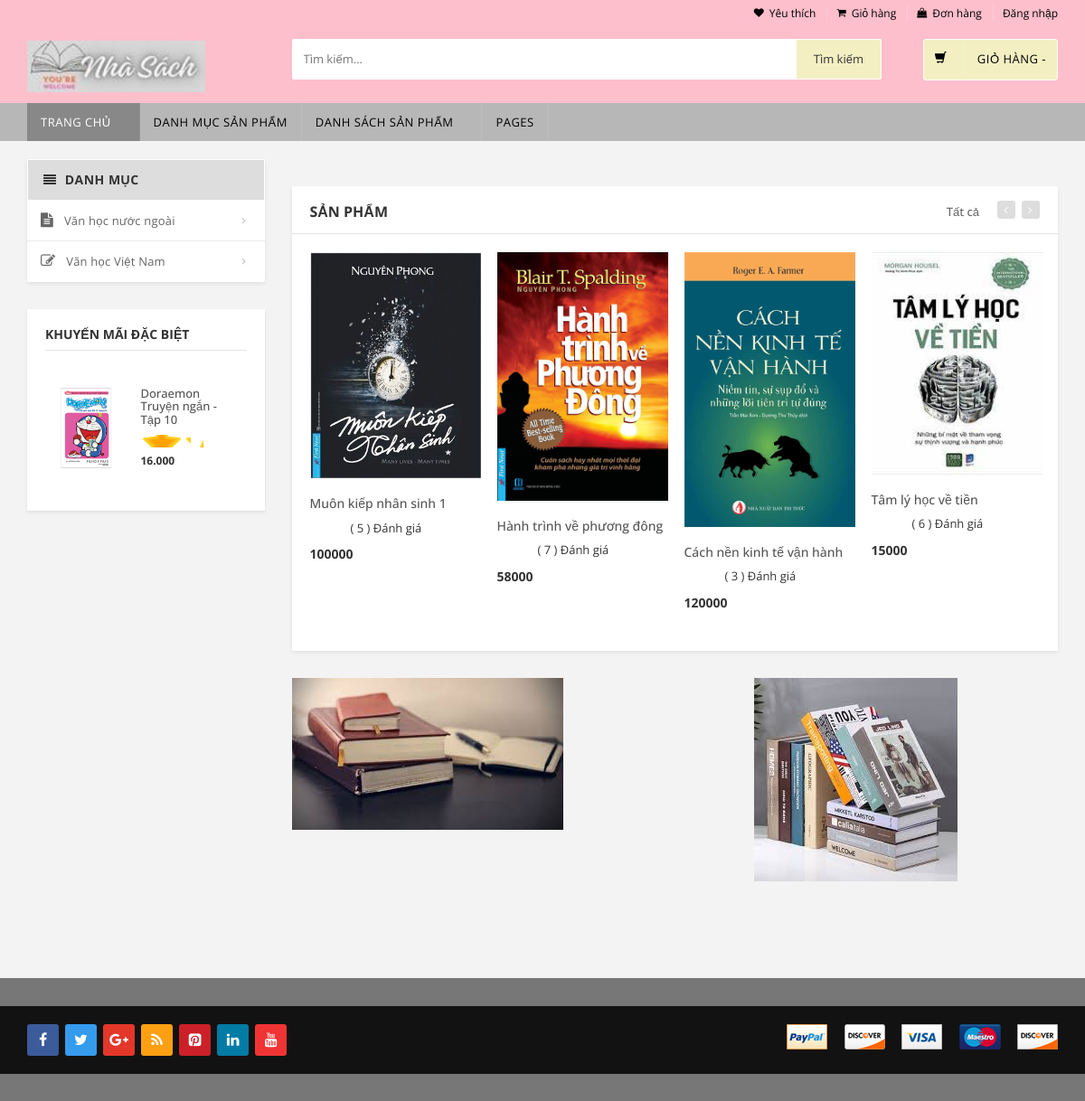
The page / on the database its author committed.
### tables this page shows
CREATE TABLE `sanpham` (
  `id` int(10) NOT NULL,
  `matacgia` int(10) NOT NULL,
  `maNXB` int(10) NOT NULL,
  `tensp` varchar(255) NOT NULL,
  `gia` int(10) NOT NULL,
  `hinhanh` varchar(50) NOT NULL,
  `madanhmuc` int(10) NOT NULL,
  `soluong` int(10) NOT NULL,
  `mota` varchar(255) NOT NULL,
  `created_at` timestamp NULL DEFAULT current_timestamp() ON UPDATE current_timestamp()
);

### libraries/Database.php (called while the page is built, shortened)
<?php
class Database
{
    public $link;
    public function __construct()
    {
        $this->link = mysqli_connect("localhost","root","","luanvan") or die();
        mysqli_set_charset($this->link,"utf8");
    }
    public function fetchAll($table)
    {
        $sql = "SELECT * FROM {$table} WHERE 1 ";
        $result = mysqli_query($this->link,$sql) or die("Lỗi truy vấn fetchAll ----" .mysqli_error($this->link));
        $data = [];
        if($result)
        {
            while ($num = mysqli_fetch_assoc($result))
            {
                $data[] = $num;
            }
        }
        return $data;
    }
}
?>

### admin/autoload/autoload.php (called while the page is built, shortened)
<?php
require_once __DIR__. "/../../libraries/Database.php";
$db = new Database;
?>

### index.php (the view, shortened to what this page needs)
<?php
require_once __DIR__. "/admin/autoload/autoload.php";
$sanpham = $db->fetchAll("sanpham");
?>
<?php require_once __DIR__. "/layouts/header.php"; ?>
<div class="body-content outer-top-xs" id="top-banner-and-menu">
  <div class="container">
    <div class="row">
      <div class="col-xs-12 col-sm-12 col-md-3 sidebar">
        <div class="side-menu animate-dropdown outer-bottom-xs">
          <div class="head"><i class="icon fa fa-align-justify"></i> Danh mục</div>
          <nav class="yamm megamenu-horizontal">
            <ul class="nav">
              <li class="dropdown menu-item"> <a href="danhmuc.php?id=22" class="dropdown-toggle" data-toggle="dropdown"><i class="icon fa fa-file-text" aria-hidden="true"></i>Văn học nước ngoài</a>
              </li>
              <li class="dropdown menu-item"> <a href="#" class="dropdown-toggle" data-toggle="dropdown"><i class="icon fa fa-pencil-square-o" aria-hidden="true"></i>Văn học Việt Nam</a>
              </li>
            </ul>
          </nav>
        </div>
        <div class="sidebar-widget outer-bottom-small wow fadeInUp">
          <h3 class="section-title">Khuyến mãi đặc biệt</h3>
          <div class="sidebar-widget-body outer-top-xs">
            <div class="owl-carousel sidebar-carousel special-offer custom-carousel owl-theme outer-top-xs">
              <div class="item">
                <div class="products special-product">
                  <div class="product">
                    <div class="product-micro">
                      <div class="row product-micro-row">
                        <div class="col col-xs-5">
                          <div class="product-image">
                            <div class="image"  > <a href="#"> <img src="assets\images\products\doraemontap10.jpg"  alt=""> </a> </div>
                          </div>
                        </div>
                        <div class="col col-xs-5">
                          <div class="product-info">
                            <h3 class="name"><a href="#">Doraemon Truyện ngắn - Tập 10</a></h3>
                            <div class="rating rateit-small"></div>
                            <div class="product-price"> <span class="price"> 16.000 </span> </div>
                          </div>
                        </div>
                      </div>
                    </div>
                  </div>
                </div>
              </div>
            </div>
          </div>
        </div>
      </div>
      <div class="col-xs-12 col-sm-12 col-md-9 homebanner-holder">
        <div id="product-tabs-slider" class="scroll-tabs outer-top-vs wow fadeInUp">
          <div class="more-info-tab clearfix ">
            <h3 class="new-product-title pull-left">Sản phẩm</h3>
            <ul class="nav nav-tabs nav-tab-line pull-right" id="new-products-1">
              <li class="active"><a data-transition-type="backSlide" href="#all" data-toggle="tab">Tất cả</a></li>
            </ul>
          </div>
          <div class="tab-content outer-top-xs">
            <div class="tab-pane in active" id="all">
              <div class="product-slider">
                <div class="owl-carousel home-owl-carousel custom-carousel owl-theme" data-item="4">
                   <?php $stt =1; foreach ($sanpham as $item): ?>
                  <div class="item item-carousel">
                    <div class="products">
                      <div class="product">
                        <div class="product-image">
                          <div class="image"> <a href="chitietsp.php?id=<?php echo $item['id']?>"><img src="public/uploads\sanpham\<?php echo $item['hinhanh'] ?>" alt=""></a> </div>
                        </div>
                        <div class="product-info text-left">
                        <h3 class="name"><a href="chitietsp.php?id=<?php echo $item['id']?>"><?php echo $item['tensp'] ?></a></h3>
                        <div >
                              <span class="review-star-list d-flex">
                                      <?php
                                      $query_danhgia_sao = $db->fetchsql( "SELECT * FROM danhgia WHERE masp='".$item['id']."' ");
                                      $sao1 = 0; $sao2 = 0; $sao3 = 0; $sao4 = 0; $sao5 = 0;
                                      foreach ($query_danhgia_sao as $so_sao)  {
                                          $sao = $so_sao['number_vote'];
                                          if ($sao == 1) { $sao1++; }
                                          elseif ($sao == 2) { $sao2++; }
                                          elseif ($sao == 3) { $sao3++; }
                                          elseif ($sao == 4) { $sao4++; }
                                          elseif ($sao == 5) { $sao5++; }
                                      }
                                      $tong = $sao1 + $sao2 + $sao3 + $sao4 + $sao5;
                                      if ($tong != 0) {
                                          $sao_avg =  ($sao1 * 1 + $sao2 * 2 + $sao3 * 3 + $sao4 * 4 + $sao5 * 5) / $tong;
                                          $sao_avg = round($sao_avg, 1);
                                      } else {
                                          $sao_avg = 0;
                                      }
                                      for ($i = 0; $i < 5; $i++) {
                                          if ($i < $sao_avg) {
                                      ?>
                                              <div class="rating-star"></div>
                                          <?php
                                          } else {
                                          ?>
                                              <div class="rating-star rating-off"></div>
                                      <?php
                                          }
                                      }
                                      ?>
                                  <div class="description">( <?php echo $tong ?> ) Đánh giá</div>
                              </span>
                              </div>
                          <div class="product-price"> <span class="price"> <?php echo $item['gia'] ?></span> </div>
                        </div>
                      </div>
                    </div>
                  </div> <?php $stt++ ; endforeach ?>
                </div>
              </div>
            </div>
          </div>
        </div>
        <div class="wide-banners wow fadeInUp outer-bottom-xs">
          <div class="row">
            <div class="col-md-7 col-sm-7">
              <div class="wide-banner cnt-strip">
                <div class="image"> <img class="img-responsive" src="assets\images\images (1).jpg" alt=""> </div>
              </div>
            </div>
            <div class="col-md-5 col-sm-5">
              <div class="wide-banner cnt-strip">
                <div class="image"> <img class="img-responsive" src="assets\images\images (2).jpg" alt=""> </div>
              </div>
            </div>
          </div>
        </div>
        <div class="wide-banners wow fadeInUp outer-bottom-xs">
          <div class="row">
            <div class="col-md-12">
            </div>
          </div>
        </div>
      </div>
    </div>
    <div id="brands-carousel" class="logo-slider wow fadeInUp">
      <div class="logo-slider-inner">
        <div id="brand-slider" class="owl-carousel brand-slider custom-carousel owl-theme">
          <div class="item m-t-15"> <a href="#" class="image"> <img data-echo="assets/images/brands/brand1.png" src="assets\images\blank.gif" alt=""> </a> </div>
          <div class="item m-t-10"> <a href="#" class="image"> <img data-echo="assets/images/brands/brand2.png" src="assets\images\blank.gif" alt=""> </a> </div>
          <div class="item"> <a href="#" class="image"> <img data-echo="assets/images/brands/brand3.png" src="assets\images\blank.gif" alt=""> </a> </div>
          <div class="item"> <a href="#" class="image"> <img data-echo="assets/images/brands/brand4.png" src="assets\images\blank.gif" alt=""> </a> </div>
          <div class="item"> <a href="#" class="image"> <img data-echo="assets/images/brands/brand5.png" src="assets\images\blank.gif" alt=""> </a> </div>
          <div class="item"> <a href="#" class="image"> <img data-echo="assets/images/brands/brand6.png" src="assets\images\blank.gif" alt=""> </a> </div>
        </div>
      </div>
    </div>
  </div>
</div>
<?php require_once __DIR__. "/layouts/footer.php"; ?>

### rows shown on the page
sanpham: hinhanh (picture), tensp "Muôn kiếp nhân sinh 1", tong "5", gia "100000"
sanpham: hinhanh (picture), tensp "Hành trình về phương đông", tong "7", gia "58000"
sanpham: hinhanh (picture), tensp "Cách nền kinh tế vận hành", tong "3", gia "120000"
sanpham: hinhanh (picture), tensp "Tâm lý học về tiền", tong "6", gia "15000"
